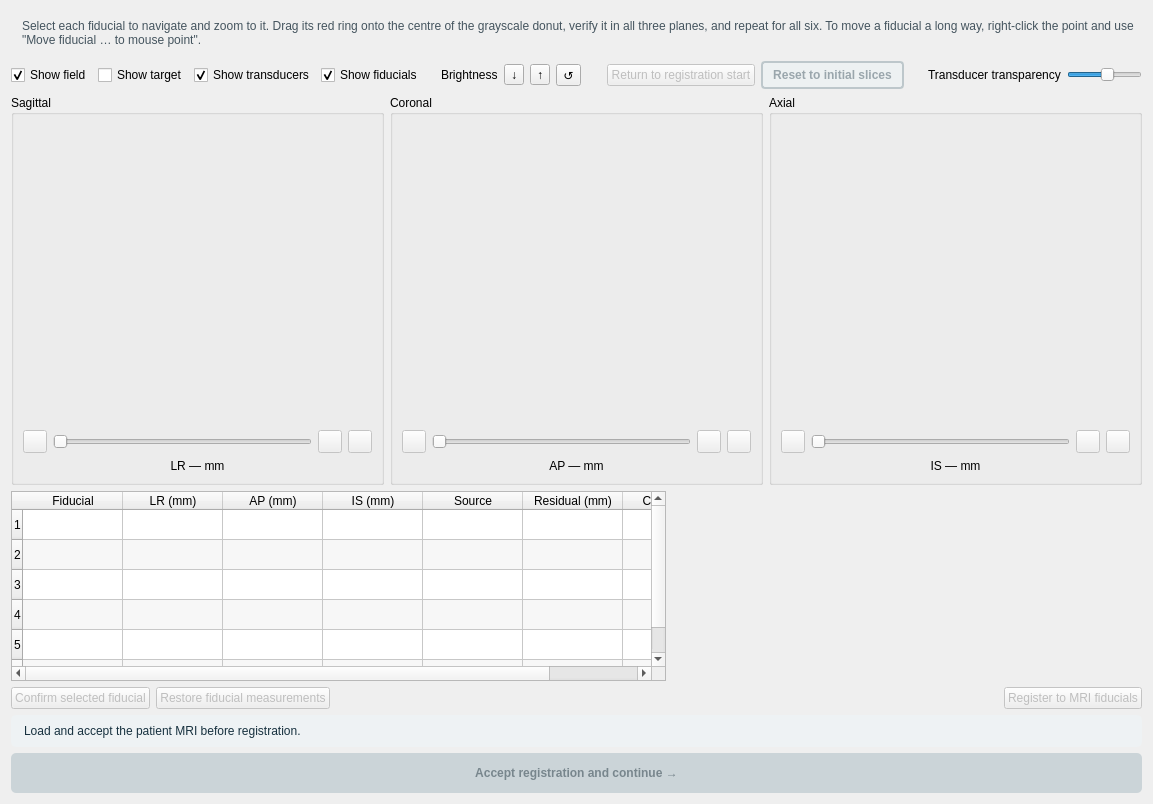
                      <widget class="QWidget" name="registrationPage">
                        <layout class="QVBoxLayout" name="registrationLayout">
                          <item>
                            <widget class="QLabel" name="registrationInstructions">
                              <property name="text">
                                <string>Select each fiducial to navigate and zoom to it. Drag its red ring onto the centre of the grayscale donut, verify it in all three planes, and repeat for all six. To move a fiducial a long way, right-click the point and use "Move fiducial … to mouse point".</string>
                              </property>
                              <property name="wordWrap">
                                <bool>true</bool>
                              </property>
                              <property name="styleSheet">
                                <string>color: #44545e; padding: 8px;</string>
                              </property>
                            </widget>
                          </item>
                          <item>
                            <layout class="QHBoxLayout" name="registrationOverlayControls">
                              <item>
                                <widget class="QCheckBox" name="registrationShowFieldCheckBox">
                                  <property name="text">
                                    <string>Show field</string>
                                  </property>
                                  <property name="checked">
                                    <bool>true</bool>
                                  </property>
                                </widget>
                              </item>
                              <item>
                                <widget class="QCheckBox" name="registrationShowTargetCheckBox">
                                  <property name="text">
                                    <string>Show target</string>
                                  </property>
                                  <property name="checked">
                                    <bool>false</bool>
                                  </property>
                                </widget>
                              </item>
                              <item>
                                <widget class="QCheckBox" name="registrationShowTransducersCheckBox">
                                  <property name="text">
                                    <string>Show transducers</string>
                                  </property>
                                  <property name="checked">
                                    <bool>true</bool>
                                  </property>
                                </widget>
                              </item>
                              <item>
                                <widget class="QCheckBox" name="registrationShowFiducialsCheckBox">
                                  <property name="text">
                                    <string>Show fiducials</string>
                                  </property>
                                  <property name="checked">
                                    <bool>true</bool>
                                  </property>
                                </widget>
                              </item>
                              <item>
                                <spacer name="registrationBrightnessControlGap">
                                  <property name="orientation">
                                    <enum>Qt::Horizontal</enum>
                                  </property>
                                  <property name="sizeType">
                                    <enum>QSizePolicy::Fixed</enum>
                                  </property>
                                  <property name="sizeHint">
                                    <size>
                                      <width>12</width>
                                      <height>1</height>
                                    </size>
                                  </property>
                                </spacer>
                              </item>
                              <item>
                                <widget class="QLabel" name="registrationBrightnessControlsLabel">
                                  <property name="text">
                                    <string>Brightness</string>
                                  </property>
                                </widget>
                              </item>
                              <item>
                                <widget class="QToolButton" name="registrationBrightnessUpButton">
                                  <property name="toolTip">
                                    <string>Increase brightness in all MRI views</string>
                                  </property>
                                  <property name="text">
                                    <string>↓</string>
                                  </property>
                                </widget>
                              </item>
                              <item>
                                <widget class="QToolButton" name="registrationBrightnessDownButton">
                                  <property name="toolTip">
                                    <string>Decrease brightness in all MRI views</string>
                                  </property>
                                  <property name="text">
                                    <string>↑</string>
                                  </property>
                                </widget>
                              </item>
                              <item>
                                <widget class="QToolButton" name="registrationResetAllMriViewsButton">
                                  <property name="toolTip">
                                    <string>Reset brightness in all MRI views</string>
                                  </property>
                                  <property name="text">
                                    <string>↺</string>
                                  </property>
                                </widget>
                              </item>
                              <item>
                                <spacer name="registrationOverlaySpacer">
                                  <property name="orientation">
                                    <enum>Qt::Horizontal</enum>
                                  </property>
                                  <property name="sizeHint">
                                    <size>
                                      <width>20</width>
                                      <height>20</height>
                                    </size>
                                  </property>
                                </spacer>
                              </item>
                              <item>
                                <widget class="QPushButton" name="registrationReturnStartButton">
                                  <property name="text">
                                    <string>Return to registration start</string>
                                  </property>
                                  <property name="toolTip">
                                    <string>Return to the fiducial view shown when Registration was first opened</string>
                                  </property>
                                  <property name="enabled">
                                    <bool>false</bool>
                                  </property>
                                </widget>
                              </item>
                              <item>
                                <widget class="QPushButton" name="registrationResetInitialSlicesButton">
                                  <property name="text">
                                    <string>Reset to initial slices</string>
                                  </property>
                                  <property name="toolTip">
                                    <string>Return all three MRI planes to their initially loaded slice positions</string>
                                  </property>
                                  <property name="enabled">
                                    <bool>false</bool>
                                  </property>
                                  <property name="styleSheet">
                                    <string>QPushButton { padding: 5px 10px; background: #e4f4f8; color: #12556d; border: 2px solid #2382a1; border-radius: 4px; font-weight: 600; } QPushButton:disabled { background: #edf1f2; color: #9aa6ac; border-color: #bdc7cb; }</string>
                                  </property>
                                </widget>
                              </item>
                              <item>
                                <spacer name="registrationResetTransparencyGap">
                                  <property name="orientation">
                                    <enum>Qt::Horizontal</enum>
                                  </property>
                                  <property name="sizeType">
                                    <enum>QSizePolicy::Expanding</enum>
                                  </property>
                                  <property name="sizeHint">
                                    <size>
                                      <width>18</width>
                                      <height>1</height>
                                    </size>
                                  </property>
                                </spacer>
                              </item>
                              <item>
                                <widget class="QLabel" name="registrationTransparencyLabel">
                                  <property name="text">
                                    <string>Transducer transparency</string>
                                  </property>
                                </widget>
                              </item>
                              <item>
                                <widget class="QSlider" name="registrationTransparencySlider">
                                  <property name="minimum">
                                    <number>0</number>
                                  </property>
                                  <property name="maximum">
                                    <number>100</number>
                                  </property>
                                  <property name="value">
                                    <number>55</number>
                                  </property>
                                  <property name="orientation">
                                    <enum>Qt::Horizontal</enum>
                                  </property>
                                  <property name="minimumSize">
                                    <size>
                                      <width>60</width>
                                      <height>0</height>
                                    </size>
                                  </property>
                                  <property name="maximumSize">
                                    <size>
                                      <width>75</width>
                                      <height>16777215</height>
                                    </size>
                                  </property>
                                </widget>
                              </item>
                            </layout>
                          </item>
                          <item>
                            <layout class="QHBoxLayout" name="registrationImages">
                              <item>
                                <widget class="QGroupBox" name="registrationSagittalGroup">
                                  <property name="title">
                                    <string>Sagittal</string>
                                  </property>
                                  <layout class="QVBoxLayout" name="registrationSagittalLayout">
                                    <item>
                                      <widget class="WorkflowMriView" name="registrationSagittalPreview">
                                        <property name="minimumSize">
                                          <size><width>300</width><height>300</height></size>
                                        </property>
                                      </widget>
                                    </item>
                                    <item>
                                      <layout class="QHBoxLayout" name="registrationSagittalSliderRow">
                                        <item>
                                          <widget class="QToolButton" name="registrationSagittalPreviousButton">
                                            <property name="enabled">
                                              <bool>false</bool>
                                            </property>
                                          </widget>
                                        </item>
                                        <item>
                                          <widget class="QSlider" name="registrationSagittalSlider">
                                            <property name="orientation">
                                              <enum>Qt::Horizontal</enum>
                                            </property>
                                            <property name="enabled">
                                              <bool>false</bool>
                                            </property>
                                          </widget>
                                        </item>
                                        <item>
                                          <widget class="QToolButton" name="registrationSagittalNextButton">
                                            <property name="enabled">
                                              <bool>false</bool>
                                            </property>
                                          </widget>
                                        </item>
                                        <item>
                                          <widget class="QToolButton" name="registrationResetSagittalButton">
                                            <property name="enabled">
                                              <bool>false</bool>
                                            </property>
                                          </widget>
                                        </item>
                                      </layout>
                                    </item>
                                    <item>
                                      <widget class="QLabel" name="registrationSagittalLabel">
                                        <property name="text">
                                          <string>LR — mm</string>
                                        </property>
                                        <property name="alignment">
                                          <set>Qt::AlignCenter</set>
                                        </property>
                                      </widget>
                                    </item>
                                  </layout>
                                </widget>
                              </item>
                              <item>
                                <widget class="QGroupBox" name="registrationCoronalGroup">
                                  <property name="title">
                                    <string>Coronal</string>
                                  </property>
                                  <layout class="QVBoxLayout" name="registrationCoronalLayout">
                                    <item>
                                      <widget class="WorkflowMriView" name="registrationCoronalPreview">
                                        <property name="minimumSize">
                                          <size><width>300</width><height>300</height></size>
                                        </property>
                                      </widget>
                                    </item>
                                    <item>
                                      <layout class="QHBoxLayout" name="registrationCoronalSliderRow">
                                        <item>
                                          <widget class="QToolButton" name="registrationCoronalPreviousButton">
                                            <property name="enabled">
                                              <bool>false</bool>
                                            </property>
                                          </widget>
                                        </item>
                                        <item>
                                          <widget class="QSlider" name="registrationCoronalSlider">
                                            <property name="orientation">
                                              <enum>Qt::Horizontal</enum>
                                            </property>
                                            <property name="enabled">
                                              <bool>false</bool>
                                            </property>
                                          </widget>
                                        </item>
                                        <item>
                                          <widget class="QToolButton" name="registrationCoronalNextButton">
                                            <property name="enabled">
                                              <bool>false</bool>
                                            </property>
                                          </widget>
                                        </item>
                                        <item>
                                          <widget class="QToolButton" name="registrationResetCoronalButton">
                                            <property name="enabled">
                                              <bool>false</bool>
                                            </property>
                                          </widget>
                                        </item>
                                      </layout>
                                    </item>
                                    <item>
                                      <widget class="QLabel" name="registrationCoronalLabel">
                                        <property name="text">
                                          <string>AP — mm</string>
                                        </property>
                                        <property name="alignment">
                                          <set>Qt::AlignCenter</set>
                                        </property>
                                      </widget>
                                    </item>
                                  </layout>
                                </widget>
                              </item>
                              <item>
                                <widget class="QGroupBox" name="registrationAxialGroup">
                                  <property name="title">
                                    <string>Axial</string>
                                  </property>
                                  <layout class="QVBoxLayout" name="registrationAxialLayout">
                                    <item>
                                      <widget class="WorkflowMriView" name="registrationAxialPreview">
                                        <property name="minimumSize">
                                          <size><width>300</width><height>300</height></size>
                                        </property>
                                      </widget>
                                    </item>
                                    <item>
                                      <layout class="QHBoxLayout" name="registrationAxialSliderRow">
                                        <item>
                                          <widget class="QToolButton" name="registrationAxialPreviousButton">
                                            <property name="enabled">
                                              <bool>false</bool>
                                            </property>
                                          </widget>
                                        </item>
                                        <item>
                                          <widget class="QSlider" name="registrationAxialSlider">
                                            <property name="orientation">
                                              <enum>Qt::Horizontal</enum>
                                            </property>
                                            <property name="enabled">
                                              <bool>false</bool>
                                            </property>
                                          </widget>
                                        </item>
                                        <item>
                                          <widget class="QToolButton" name="registrationAxialNextButton">
                                            <property name="enabled">
                                              <bool>false</bool>
                                            </property>
                                          </widget>
                                        </item>
                                        <item>
                                          <widget class="QToolButton" name="registrationResetAxialButton">
                                            <property name="enabled">
                                              <bool>false</bool>
                                            </property>
                                          </widget>
                                        </item>
                                      </layout>
                                    </item>
                                    <item>
                                      <widget class="QLabel" name="registrationAxialLabel">
                                        <property name="text">
                                          <string>IS — mm</string>
                                        </property>
                                        <property name="alignment">
                                          <set>Qt::AlignCenter</set>
                                        </property>
                                      </widget>
                                    </item>
                                  </layout>
                                </widget>
                              </item>
                            </layout>
                          </item>
                          <item>
                            <layout class="QHBoxLayout" name="registrationDetailsLayout">
                              <item>
                                <widget class="QTableWidget" name="registrationTable">
                              <property name="maximumSize">
                                <size>
                                  <width>16777215</width>
                                  <height>190</height>
                                </size>
                              </property>
                              <property name="alternatingRowColors">
                                <bool>true</bool>
                              </property>
                              <property name="selectionBehavior">
                                <enum>QAbstractItemView::SelectRows</enum>
                              </property>
                              <property name="selectionMode">
                                <enum>QAbstractItemView::SingleSelection</enum>
                              </property>
                              <property name="rowCount">
                                <number>6</number>
                              </property>
                              <property name="columnCount">
                                <number>7</number>
                              </property>
                              <column>
                                <property name="text">
                                  <string>Fiducial</string>
                                </property>
                              </column>
                              <column>
                                <property name="text">
                                  <string>LR (mm)</string>
                                </property>
                              </column>
                              <column>
                                <property name="text">
                                  <string>AP (mm)</string>
                                </property>
                              </column>
                              <column>
                                <property name="text">
                                  <string>IS (mm)</string>
                                </property>
                              </column>
                              <column>
                                <property name="text">
                                  <string>Source</string>
                                </property>
                              </column>
                              <column>
                                <property name="text">
                                  <string>Residual (mm)</string>
                                </property>
                              </column>
                              <column>
                                <property name="text">
                                  <string>Confidence</string>
                                </property>
                              </column>
                                </widget>
                              </item>
                              <item>
                                <widget class="RegistrationFiducialLayout" name="registrationFiducialLayout">
                                  <property name="minimumSize">
                                    <size>
                                      <width>470</width>
                                      <height>190</height>
                                    </size>
                                  </property>
                                  <property name="maximumSize">
                                    <size>
                                      <width>16777215</width>
                                      <height>190</height>
                                    </size>
                                  </property>
                                </widget>
                              </item>
                            </layout>
                          </item>
                          <item>
                            <layout class="QHBoxLayout" name="registrationActions">
                              <item>
                                <widget class="QPushButton" name="confirmFiducialButton">
                                  <property name="text">
                                    <string>Confirm selected fiducial</string>
                                  </property>
                                  <property name="toolTip">
                                    <string>Confirm the selected point after checking it in multiple MRI planes</string>
                                  </property>
                                  <property name="enabled">
                                    <bool>false</bool>
                                  </property>
                                </widget>
                              </item>
                              <item>
                                <widget class="QPushButton" name="resetRegistrationButton">
                                  <property name="text">
                                    <string>Restore fiducial measurements</string>
                                  </property>
                                  <property name="toolTip">
                                    <string>Discard table edits and restore the fiducials originally loaded from the session or model</string>
                                  </property>
                                  <property name="enabled">
                                    <bool>false</bool>
                                  </property>
                                </widget>
                              </item>
                              <item>
                                <spacer name="registrationSpacer">
                                  <property name="orientation">
                                    <enum>Qt::Horizontal</enum>
                                  </property>
                                  <property name="sizeHint">
                                    <size>
                                      <width>40</width>
                                      <height>20</height>
                                    </size>
                                  </property>
                                </spacer>
                              </item>
                              <item>
                                <widget class="QPushButton" name="registerFiducialsButton">
                                  <property name="text">
                                    <string>Register to MRI fiducials</string>
                                  </property>
                                  <property name="toolTip">
                                    <string>Fit the device array to the measured MRI fiducials and preview the result without accepting it</string>
                                  </property>
                                  <property name="enabled">
                                    <bool>false</bool>
                                  </property>
                                </widget>
                              </item>
                            </layout>
                          </item>
                          <item>
                            <widget class="QLabel" name="registrationResult">
                              <property name="text">
                                <string>Load and accept the patient MRI before registration.</string>
                              </property>
                              <property name="wordWrap">
                                <bool>true</bool>
                              </property>
                              <property name="styleSheet">
                                <string>padding: 9px 10px; color: #17313f; background: #eef2f4; border-radius: 5px;</string>
                              </property>
                            </widget>
                          </item>
                          <item>
                            <widget class="QPushButton" name="acceptRegistrationButton">
                              <property name="text">
                                <string>Accept registration and continue →</string>
                              </property>
                              <property name="toolTip">
                                <string>Accept the reviewed fit and continue to the next workflow stage</string>
                              </property>
                              <property name="enabled">
                                <bool>false</bool>
                              </property>
                              <property name="minimumSize">
                                <size>
                                  <width>0</width>
                                  <height>40</height>
                                </size>
                              </property>
                              <property name="styleSheet">
                                <string>QPushButton { padding: 9px 16px; background: #176b87; color: white; border: 0; border-radius: 5px; font-weight: 600; outline: none; } QPushButton:focus { outline: none; border: 0; } QPushButton:disabled { background: #cbd4d8; color: #78868d; }</string>
                              </property>
                            </widget>
                          </item>
                        </layout>
                      </widget>
